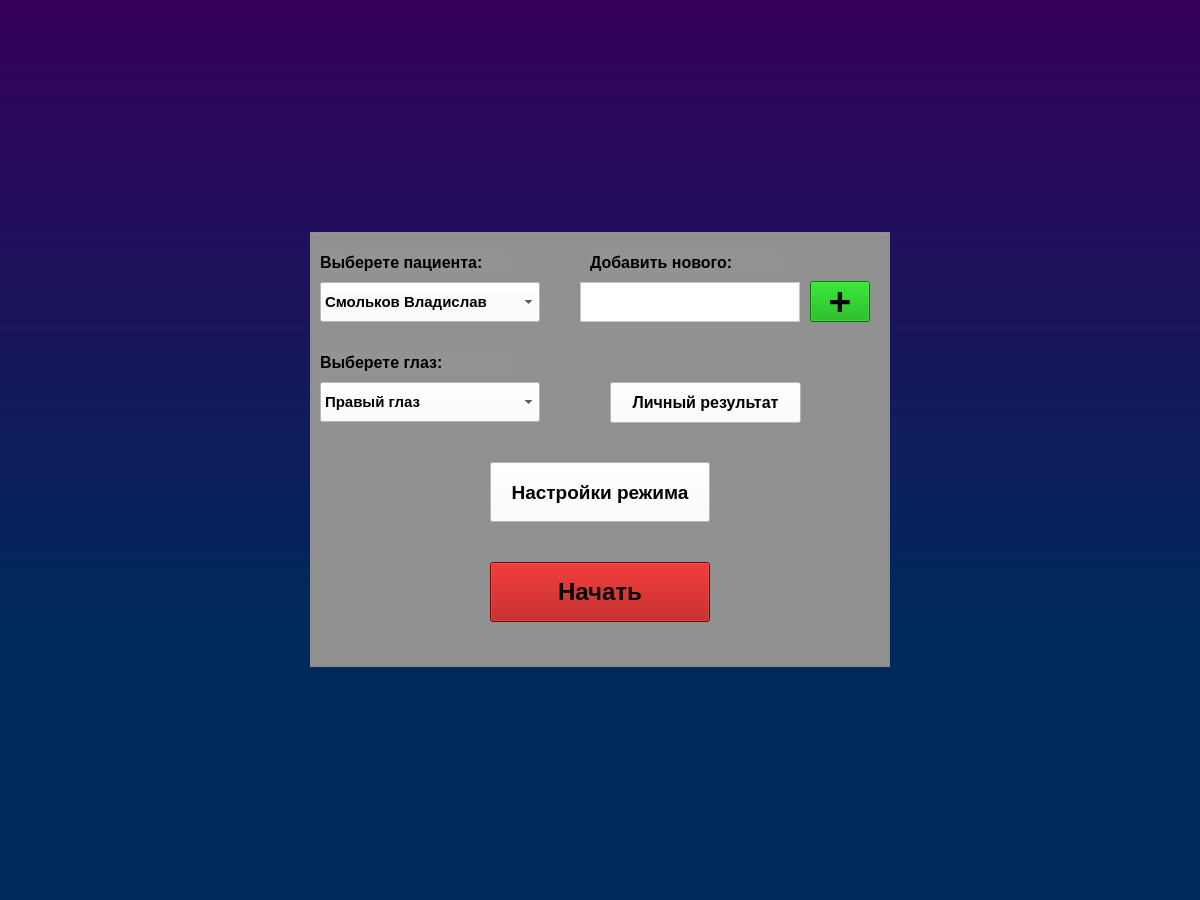
<?xml version="1.0" encoding="UTF-8"?>
<ui version="4.0">
 <class>Menu</class>
 <widget class="QMainWindow" name="Menu">
  <property name="geometry">
   <rect>
    <x>0</x>
    <y>0</y>
    <width>1200</width>
    <height>900</height>
   </rect>
  </property>
  <property name="windowTitle">
   <string>Menu</string>
  </property>
  <property name="styleSheet">
   <string notr="true">background-color: qlineargradient(spread:pad, x1:1, y1:1, x2:1, y2:0, stop:0.329545 rgba(0, 40, 91, 255), stop:1 rgba(54, 0, 91, 255));</string>
  </property>
  <widget class="QWidget" name="centralwidget">
   <widget class="QGroupBox" name="MenuBox">
    <property name="geometry">
     <rect>
      <x>310</x>
      <y>232</y>
      <width>580</width>
      <height>435</height>
     </rect>
    </property>
    <property name="font">
     <font>
      <pointsize>20</pointsize>
      <weight>75</weight>
      <bold>true</bold>
     </font>
    </property>
    <property name="styleSheet">
     <string notr="true">background-color: rgb(147, 147, 147);</string>
    </property>
    <property name="title">
     <string/>
    </property>
    <widget class="QComboBox" name="NameInfo">
     <property name="geometry">
      <rect>
       <x>10</x>
       <y>50</y>
       <width>220</width>
       <height>40</height>
      </rect>
     </property>
     <property name="font">
      <font>
       <pointsize>11</pointsize>
       <weight>75</weight>
       <bold>true</bold>
      </font>
     </property>
     <property name="styleSheet">
      <string notr="true">background-color: rgb(255, 255, 255);
selection-color: rgb(0, 0, 0);
selection-background-color: rgb(255, 255, 255);</string>
     </property>
     <item>
      <property name="text">
       <string>Смольков Владислав</string>
      </property>
     </item>
    </widget>
    <widget class="QLabel" name="label">
     <property name="geometry">
      <rect>
       <x>10</x>
       <y>20</y>
       <width>191</width>
       <height>21</height>
      </rect>
     </property>
     <property name="font">
      <font>
       <pointsize>12</pointsize>
       <weight>75</weight>
       <bold>true</bold>
      </font>
     </property>
     <property name="text">
      <string>Выберете пациента:</string>
     </property>
    </widget>
    <widget class="QPlainTextEdit" name="Add_patient_field">
     <property name="geometry">
      <rect>
       <x>270</x>
       <y>50</y>
       <width>220</width>
       <height>40</height>
      </rect>
     </property>
     <property name="styleSheet">
      <string notr="true">background-color: rgb(255, 255, 255);</string>
     </property>
     <property name="lineWidth">
      <number>1</number>
     </property>
    </widget>
    <widget class="QPushButton" name="Add_patient_but">
     <property name="geometry">
      <rect>
       <x>500</x>
       <y>49</y>
       <width>60</width>
       <height>41</height>
      </rect>
     </property>
     <property name="font">
      <font>
       <pointsize>29</pointsize>
       <weight>75</weight>
       <bold>true</bold>
      </font>
     </property>
     <property name="styleSheet">
      <string notr="true">background-color: rgb(0, 170, 0);</string>
     </property>
     <property name="text">
      <string>+</string>
     </property>
    </widget>
    <widget class="QLabel" name="label_2">
     <property name="geometry">
      <rect>
       <x>280</x>
       <y>20</y>
       <width>191</width>
       <height>21</height>
      </rect>
     </property>
     <property name="font">
      <font>
       <pointsize>12</pointsize>
       <weight>75</weight>
       <bold>true</bold>
      </font>
     </property>
     <property name="text">
      <string>Добавить нового:</string>
     </property>
    </widget>
    <widget class="QPushButton" name="patientResult">
     <property name="geometry">
      <rect>
       <x>300</x>
       <y>150</y>
       <width>191</width>
       <height>41</height>
      </rect>
     </property>
     <property name="font">
      <font>
       <pointsize>12</pointsize>
       <weight>75</weight>
       <bold>true</bold>
      </font>
     </property>
     <property name="styleSheet">
      <string notr="true">background-color: rgb(255, 255, 255);</string>
     </property>
     <property name="text">
      <string>Личный результат</string>
     </property>
    </widget>
    <widget class="QComboBox" name="EyeInfo">
     <property name="geometry">
      <rect>
       <x>10</x>
       <y>150</y>
       <width>220</width>
       <height>40</height>
      </rect>
     </property>
     <property name="font">
      <font>
       <pointsize>11</pointsize>
       <weight>75</weight>
       <bold>true</bold>
      </font>
     </property>
     <property name="styleSheet">
      <string notr="true">background-color: rgb(255, 255, 255);
selection-color: rgb(0, 0, 0);
selection-background-color: rgb(255, 255, 255);</string>
     </property>
     <item>
      <property name="text">
       <string>Правый глаз</string>
      </property>
     </item>
     <item>
      <property name="text">
       <string>Левый глаз</string>
      </property>
     </item>
     <item>
      <property name="text">
       <string>Оба глаза</string>
      </property>
     </item>
    </widget>
    <widget class="QLabel" name="label_3">
     <property name="geometry">
      <rect>
       <x>10</x>
       <y>120</y>
       <width>191</width>
       <height>21</height>
      </rect>
     </property>
     <property name="font">
      <font>
       <pointsize>12</pointsize>
       <weight>75</weight>
       <bold>true</bold>
      </font>
     </property>
     <property name="text">
      <string>Выберете глаз:</string>
     </property>
    </widget>
    <widget class="QPushButton" name="settings">
     <property name="geometry">
      <rect>
       <x>180</x>
       <y>230</y>
       <width>220</width>
       <height>60</height>
      </rect>
     </property>
     <property name="font">
      <font>
       <pointsize>14</pointsize>
       <weight>75</weight>
       <bold>true</bold>
      </font>
     </property>
     <property name="styleSheet">
      <string notr="true">background-color: rgb(255, 255, 255);</string>
     </property>
     <property name="text">
      <string>Настройки режима</string>
     </property>
    </widget>
    <widget class="QPushButton" name="start">
     <property name="geometry">
      <rect>
       <x>180</x>
       <y>330</y>
       <width>220</width>
       <height>60</height>
      </rect>
     </property>
     <property name="font">
      <font>
       <pointsize>18</pointsize>
       <weight>75</weight>
       <bold>true</bold>
      </font>
     </property>
     <property name="styleSheet">
      <string notr="true">background-color: rgb(170, 0, 0);</string>
     </property>
     <property name="text">
      <string>Начать</string>
     </property>
    </widget>
    <zorder>Add_patient_but</zorder>
    <zorder>NameInfo</zorder>
    <zorder>label</zorder>
    <zorder>Add_patient_field</zorder>
    <zorder>label_2</zorder>
    <zorder>patientResult</zorder>
    <zorder>EyeInfo</zorder>
    <zorder>label_3</zorder>
    <zorder>settings</zorder>
    <zorder>start</zorder>
   </widget>
  </widget>
 </widget>
 <resources/>
 <connections/>
</ui>
